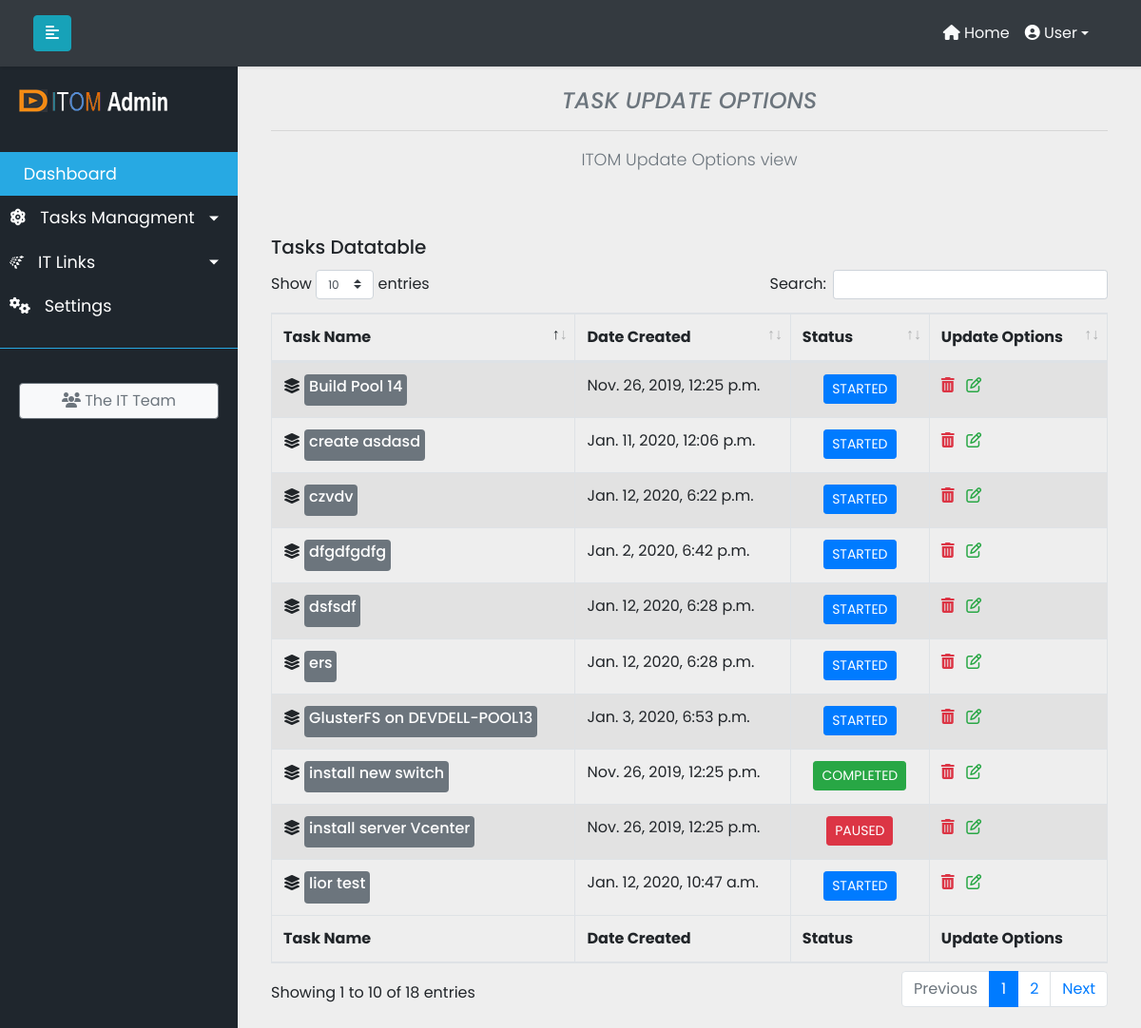
/update_task/, run on an earlier commit of the app's database.
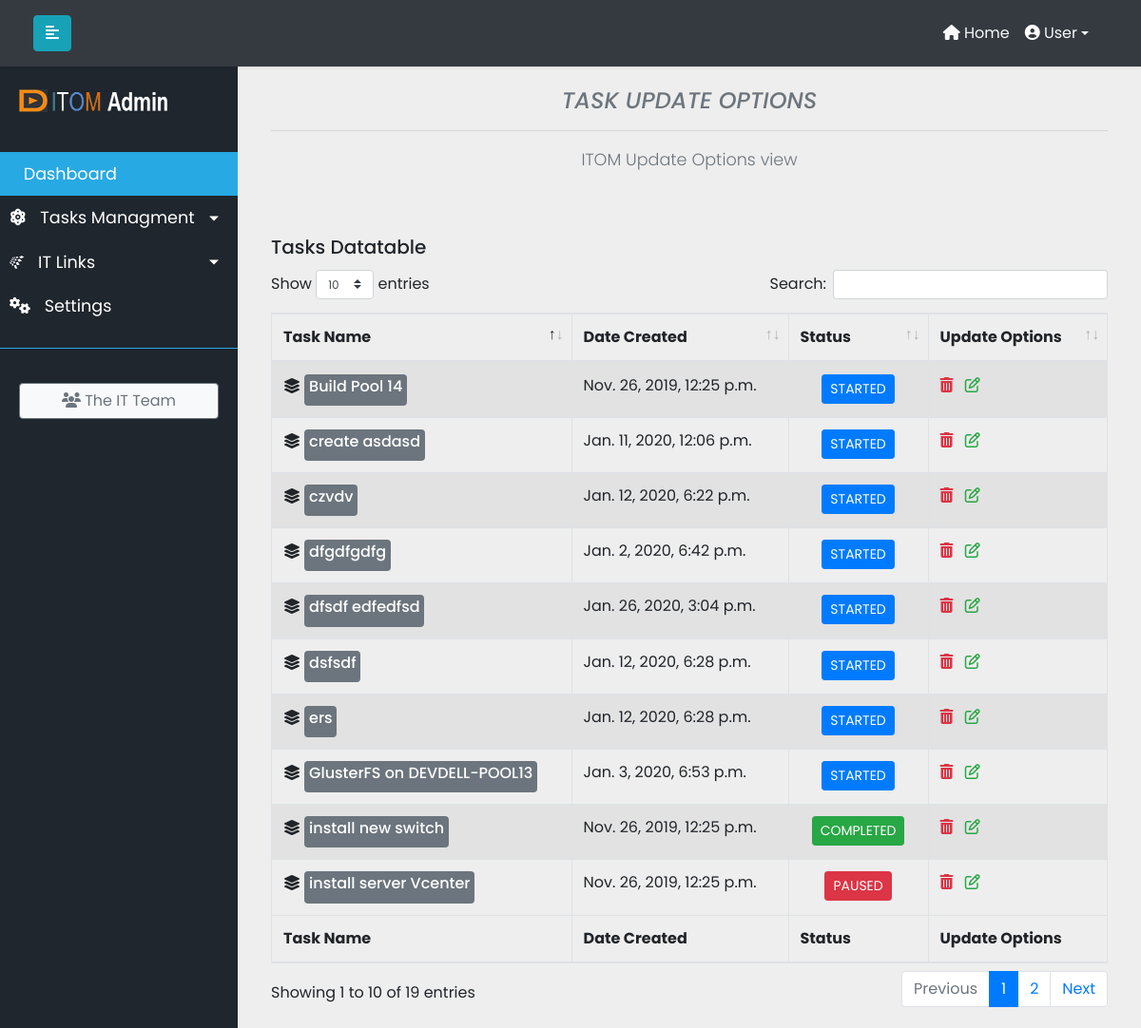
And on a later commit of the database.
### ittasks/models.py (models this page shows, shortened)
class MainTask(models.Model):
    task_title = models.CharField(max_length=200)
    global_task_info = models.TextField(max_length=500,default=None)
    complete = models.BooleanField(default=False)
    overall_precent_complete = models.PositiveIntegerField(default=0)
    created_at = models.DateTimeField(default=datetime.datetime.now())
    updated_at = models.DateTimeField(default=datetime.datetime.now())
    due_date = models.DateTimeField(default=datetime.datetime.now())
    task_location = models.CharField(max_length=400, blank=True, null=True)
    global_task_assign = models.ForeignKey(UserProfile, on_delete=models.CASCADE, related_name="global_task_assign",default=1)
    TASK_STATUS_CHOICES = [
    ('ST', 'STARTED'),
    ('NS', 'NOT STARTED'),
    ('IP', 'IN PROGRESS'),
    ('PA', 'PAUSED'),
    ('CO', 'COMPLETED'),
    ]
    task_status = models.CharField(max_length=2,choices=TASK_STATUS_CHOICES,default='NOT STARTED')

### ittasks/views.py (the view)
# urls.py: path("update_task/", UpdateListTaskView.as_view(), name="update_task"),
class UpdateListTaskView(TemplateView):
    template_name = "update_task.html"
    def get_context_data(self, **kwargs):
            context = super(UpdateListTaskView, self).get_context_data(**kwargs)
            context['cur_tasks'] = MainTask.objects.filter(complete=False)
            return context

### ittasks/templates/update_task.html (shortened to what this page needs)
{% extends 'base.html' %}
{% load static from static %}
<{% block content %}
<link href="{% static 'css/dataTables.bootstrap4.min.css' %}" rel="stylesheet">
<section class="tasks-view">
	<div class="container-fluid" id="myGroup">
	  <div class="row">
		<div class="col text-center py-5">
		  <h4 class="text-secondary text-uppercase font-italic common-title">Task Update Options</h4>
		  <hr>
		  <p class="text-muted">ITOM Update Options view</p>
		</div>
	  </div>
				<h5 class="card-title">Tasks Datatable</h5>
		{% if cur_tasks %}
				<div class="table-responsive">
					<table id="zero_config" class="table table-striped table-bordered table-hover">
						<thead>
							<tr>
								<th>Task Name</th>
								<th>Date Created</th>
								<th>Status</th>
								<th>Update Options</th>
							</tr>
						</thead>
						<tbody>
						 {% for tsobj in cur_tasks %}
							<tr>
								<td><i class="fas fa-layer-group fa-1x"></i> <span class="badge badge-secondary"><a href="#"><h6>{{tsobj.task_title}}</h6></a></span></td>
								<td>{{tsobj.created_at}}</td>
								{% if tsobj.get_task_status_display == 'STARTED' or tsobj.get_task_status_display == 'IN PROGRESS' %}
								 <td class="text-center"><button type="button" class="btn btn-primary btn-sm text-white">{{tsobj.get_task_status_display}}</button></td>
								{% elif tsobj.get_task_status_display == 'NOT STARTED' %}
								  <td class="text-center"><button type="button" class="btn btn-warning btn-sm text-white">{{tsobj.get_task_status_display}}</button></td>
								{% elif tsobj.get_task_status_display == 'PAUSED' %}
								  <td class="text-center"><button type="button" class="btn btn-danger btn-sm text-white">{{tsobj.get_task_status_display}}</button></td>
								{% elif tsobj.get_task_status_display == 'COMPLETED' %}
								  <td class="text-center"><button type="button" class="btn btn-success btn-sm text-white">{{tsobj.get_task_status_display}}</button></td>
								{% endif %}
								<td><a href="http://"><span data-toggle="tooltip" data-placement="top" title="" data-original-title="Delete {{tsobj.task_title}}"><i class="fas fa-trash-alt fa-1x text-danger"></i></span></a>    <a href="{% url 'taskid_update' tsobj.pk %}">  <span class="ml-2" data-toggle="tooltip" data-placement="top" title="" data-original-title="Update {{tsobj.task_title}}" ><i class="far fa-edit fa-1x text-success"></i></span></a></td>
							</tr>
						   {% endfor %}
						</tbody>
						<tfoot>
							<tr>
								<th>Task Name</th>
								<th>Date Created</th>
								<th>Status</th>
								<th>Update Options</th>
							</tr>
						</tfoot>
					</table>
				</div>
		{% endif %}
			</div>
		</div>
{% endblock content %}

What changed in the data, as far as the page shows it:
no longer on this page (row unchanged): MainTask: task_title "lior test", created_at "Jan. 12, 2020, 10:47 a.m.", task_status "STARTED"
added MainTask: task_title "dfsdf edfedfsd", created_at "Jan. 26, 2020, 3:04 p.m.", task_status "STARTED"
Also different on the page:
text written by a page script: "Show entries Search: Showing 1 to 10 of 18 entries Previous 1 2 Next" → "Show entries Search: Showing 1 to 10 of 19 entries Previous 1 2 Next"
